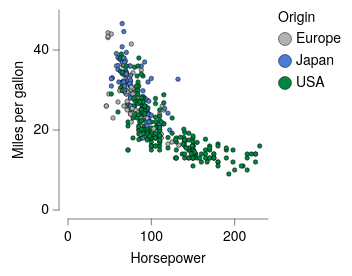

The Vega-Lite source for this figure:
### Vega-Lite specification from a JSON file in a GitHub repository (floating-point values rounded to 4 significant figures; data arrays with more than 128 entries replaced by an {"elided": "..."} marker saying what was removed)
{"background": "white", "config": {"arc": {"fill": "#DBDBDB", "fillOpacity": 1.0, "innerRadius": 25.0, "padAngle": 0.03, "stroke": "black", "strokeOpacity": 1, "strokeWidth": 0.25}, "area": {"fill": "#DBDBDB", "fillOpacity": 1.0, "stroke": "black", "strokeOpacity": 1, "strokeWidth": 0.25}, "axis": {"domain": true, "domainCap": "round", "domainColor": "black", "domainWidth": 0.25, "grid": false, "gridCap": "round", "gridColor": "#F1F1F1", "gridDash": [0, 0], "gridOpacity": 1.0, "gridWidth": 0.25, "labelColor": "black", "labelFont": "Helvetica Neue, HelveticaNeue, Helvetica, Arial, sans-serif", "labelFontSize": 7, "labelFontStyle": "normal", "labelFontWeight": 400, "offset": 4.5, "ticks": true, "tickCap": "round", "tickColor": "black", "tickRound": false, "tickSize": 3, "tickWidth": 0.25, "titleColor": "black", "titleFont": "Helvetica Neue, HelveticaNeue, Helvetica, Arial, sans-serif", "titleFontSize": 7, "titleFontStyle": "normal", "titleFontWeight": 400}, "axisX": {"domain": true, "labelAlign": "center", "labelAngle": 0, "labels": true, "ticks": true, "translate": 0}, "axisY": {"domain": true, "labelAlign": "right", "labelAngle": 0, "labels": true, "ticks": true, "translate": 0}, "axisRight": {"domain": true, "labelAlign": "left", "labelAngle": 0, "labels": true, "ticks": true, "translate": 0}, "axisTop": {"domain": true, "labelAlign": "center", "labelAngle": 0, "labels": true, "ticks": true, "translate": 0}, "axisBand": {"tickOffset": 0}, "bar": {"fill": "#DBDBDB", "fillOpacity": 1.0, "stroke": "black", "strokeOpacity": 1, "strokeWidth": 0.25}, "boxplot": {"size": 9.0, "ticks": {"cornerRadius": 0.25, "fill": "black", "opacity": 1, "size": 4.5, "thickness": 0.25}, "box": {"fillOpacity": 1.0, "stroke": "black", "strokeOpacity": 1, "strokeWidth": 0.25}, "median": {"cornerRadius": 0, "fill": "black", "fillOpacity": 1.0, "opacity": 1, "size": 9.0, "thickness": 0.25}, "rule": {"fill": "black", "fillOpacity": 1.0, "size": 10.0, "stroke": "black", "strokeDash": [0, 0], "strokeOpacity": 1, "strokeWidth": 0.25}, "outliers": {"color": "black", "fill": "black", "fillOpacity": 1.0, "size": 0, "stroke": "black", "strokeOpacity": 1, "strokeWidth": 0.25}}, "circle": {"fill": "black", "fillOpacity": 1.0, "size": 1.25, "stroke": null, "strokeOpacity": 1, "strokeWidth": 0.25}, "errorband": {"band": {"fillOpacity": 0.6, "stroke": null, "strokeWidth": 0.25, "strokeOpacity": 1}, "borders": {"opacity": 0, "strokeOpacity": 0.25, "strokeWidth": 1}}, "errorbar": {"opacity": 1, "rule": {"strokeDash": [0, 0], "strokeWidth": 0.25}, "ticks": {"color": "black", "cornerRadius": 0.125, "opacity": 1, "size": 6.0, "thickness": 0.25}, "thickness": 0.25}, "font": "Helvetica Neue, HelveticaNeue, Helvetica, Arial, sans-serif", "geoshape": {"fill": "#DBDBDB", "fillOpacity": 1.0, "stroke": "black", "strokeOpacity": 1, "strokeWidth": 0.25}, "header": {"labelColor": "black", "labelFont": "Helvetica Neue, HelveticaNeue, Helvetica, Arial, sans-serif", "labelFontSize": 7, "labelFontStyle": "normal", "labelFontWeight": 400, "titleColor": "black", "titleFont": "Helvetica Neue, HelveticaNeue, Helvetica, Arial, sans-serif", "titleFontSize": 7, "titleFontStyle": "normal", "titleFontWeight": 400, "titlePadding": 0}, "legend": {"disable": false, "offset": 4.5, "titlePadding": 4, "labelOffset": 2, "gradientLabelOffset": 2, "gradientLength": 50.0, "gradientThickness": 5.0, "gradientOpacity": 1.0, "gradientStrokeColor": "black", "gradientStrokeWidth": 0.25, "labelColor": "black", "labelFont": "Helvetica Neue, HelveticaNeue, Helvetica, Arial, sans-serif", "labelFontSize": 7, "labelFontStyle": "normal", "labelFontWeight": 400, "strokeColor": "black", "strokeWidth": 0, "symbolSize": 42, "symbolStrokeColor": "black", "symbolStrokeWidth": 0.25, "titleColor": "black", "titleFont": "Helvetica Neue, HelveticaNeue, Helvetica, Arial, sans-serif", "titleFontSize": 7, "titleFontStyle": "normal", "titleFontWeight": 400}, "line": {"color": "black", "stroke": "black", "strokeCap": "butt", "strokeDash": [0, 0], "strokeOpacity": 1, "strokeWidth": 0.5}, "point": {"filled": true, "fill": "#DBDBDB", "fillOpacity": 1.0, "size": 5.0, "stroke": "black", "strokeOpacity": 1, "strokeWidth": 0.25}, "range": {"category": ["#B2B2B2", "#4A7CD3", "#008542", "#664CAF", "#509F98", "#636363", "#284F93", "#005226", "#382864", "#285753"], "diverging": {"scheme": ["#443E60", "#5F597E", "#7C759B", "#9994B6", "#B7B4CC", "#D6D5DC", "#F6F6F6", "#D1DAD9", "#A4C2BF", "#7AA9A4", "#578E89", "#37736E", "#1B5954"]}, "heatmap": {"scheme": ["#440154", "#472270", "#433E82", "#38598C", "#2C728E", "#238A8D", "#24A086", "#39B578", "#5DC862", "#96D646", "#CAE02D", "#FDE724"]}, "ordinal": {"scheme": ["#F1F1F1", "#DBDBDB", "#C6C6C6", "#B2B2B2", "#9D9D9D", "#898989", "#767676", "#636363", "#515151", "#404040", "#2F2F2F", "#1F1F1F"]}, "ramp": {"scheme": ["#440154", "#472270", "#433E82", "#38598C", "#2C728E", "#238A8D", "#24A086", "#39B578", "#5DC862", "#96D646", "#CAE02D", "#FDE724"]}}, "rule": {"color": "black", "stroke": "black", "strokeCap": "round", "strokeDash": [2, 2], "strokeOpacity": 1, "strokeWidth": 0.25}, "scale": {"barBandPaddingInner": 0.1, "rectBandPaddingInner": 0, "tickBandPaddingInner": 0.1, "bandPaddingOuter": 0.1, "bandWithNestedOffsetPaddingInner": 0.2, "bandWithNestedOffsetPaddingOuter": 0.2, "offsetBandPaddingInner": 0, "offsetBandPaddingOuter": 0, "round": false}, "rect": {"fill": "#DBDBDB", "fillOpacity": 1.0, "stroke": "black", "strokeOpacity": 1, "strokeWidth": 0.25}, "square": {"fill": "#DBDBDB", "fillOpacity": 1.0, "size": 10.0, "stroke": "black", "strokeOpacity": 1, "strokeWidth": 0.25}, "text": {"color": "black", "font": "Helvetica Neue, HelveticaNeue, Helvetica, Arial, sans-serif", "fontSize": 7, "fontStyle": "normal", "fontWeight": 400}, "tick": {"color": "black", "cornerRadius": 0.125, "opacity": 1.0, "size": 9.0, "thickness": 0.25}, "title": {"anchor": "middle", "frame": "group", "color": "black", "font": "Helvetica Neue, HelveticaNeue, Helvetica, Arial, sans-serif", "fontSize": 7, "fontStyle": "normal", "fontWeight": 400, "subtitleColor": "black", "subtitleFont": "Helvetica Neue, HelveticaNeue, Helvetica, Arial, sans-serif", "subtitleFontSize": "Helvetica Neue, HelveticaNeue, Helvetica, Arial, sans-serif", "subtitleFontStyle": "normal", "subtitleFontWeight": 400}, "trail": {"color": "black", "opacity": 1, "size": 0.5}, "view": {"continuousWidth": 100, "continuousHeight": 100, "discreteWidth": 100, "discreteHeight": 100, "fill": null, "stroke": null, "strokeWidth": 0.25}}, "data": {"name": "data-7285c4e2e195e5a75737a34913199f5f"}, "mark": {"type": "point"}, "encoding": {"color": {"field": "Origin", "type": "nominal"}, "x": {"field": "Horsepower", "type": "quantitative"}, "y": {"field": "Miles_per_Gallon", "title": "Miles per gallon", "type": "quantitative"}}, "$schema": "https://vega.github.io/schema/vega-lite/v6.4.1.json", "datasets": {"data-7285c4e2e195e5a75737a34913199f5f": {"elided": "392 records"}}}
